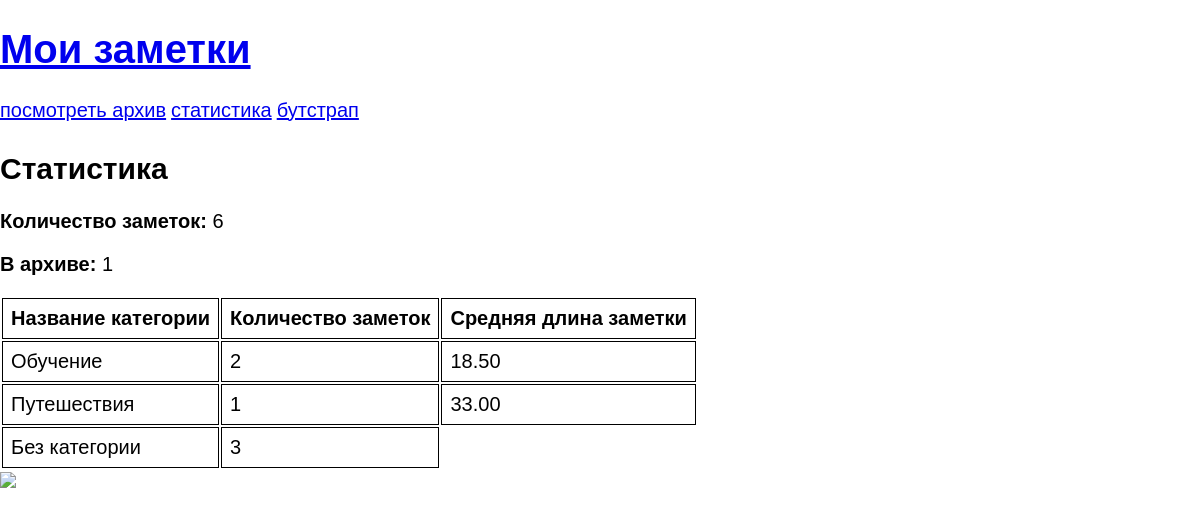
Page /stat (signed in) on the committed database.
### core/models.py (models this page shows, shortened)
class NoteCategory(models.Model):
    title = models.CharField(max_length=255, verbose_name='название')
    class Meta:
        verbose_name = 'Категория заметки'
        verbose_name_plural = 'Категории заметок'

### core/views.py (the view)
# urls.py: path('stat', stat),
@login_required
def stat(request):
    from django.db.models import Count, Avg
    from django.db.models.functions import Length
    notes_count = Note.objects.count()
    archive_notes_count = Note.objects.filter(status=Note.ARCHIVE).count()
    categories = NoteCategory.objects.annotate(num_notes=Count('note'), avg_length=Avg(Length('note__text')))
    without_category = Note.objects.filter(category__isnull=True).count()
    context = {
        'notes_count': notes_count,
        'archive_notes_count': archive_notes_count,
        'categories': categories,
        'without_category': without_category
    }
    return render(request, 'stat.html', context)

### templates/stat.html
{% extends 'base.html' %}
{% block content %}
<h2>Cтатистика</h2>
<p><b>Количество заметок: </b> {{ notes_count }}</p>
<p><b>В архиве: </b> {{ archive_notes_count }}</p>
<table>
    <tr>
        <th>Название категории</th>
        <th>Количество заметок</th>
        <th>Средняя длина заметки</th>
    </tr>
    {% for category in categories %}
    <tr>
        <td>{{ category.title }}</td>
        <td>{{ category.num_notes }}</td>
        <td>{{ category.avg_length|floatformat:2 }}</td>
    </tr>
    {% endfor %}
    <tr>
        <td>Без категории</td>
        <td>{{ without_category }}</td>
    </tr>
</table>
{% endblock %}

### static/css/mystyles.css (style rules this page uses)
body { max-width: 1200px; margin: auto; font-size: 20px; font-family: Arial; }
td, th { border: 1px solid black; padding: 8px; text-align: left; }

### rows in the picture
NoteCategory: title "Обучение", num_notes "2", avg_length "18.50"
NoteCategory: title "Путешествия", num_notes "1", avg_length "33.00"

### other values in the picture
{{ notes_count }} "6"
{{ archive_notes_count }} "1"
{{ without_category }} "3"
